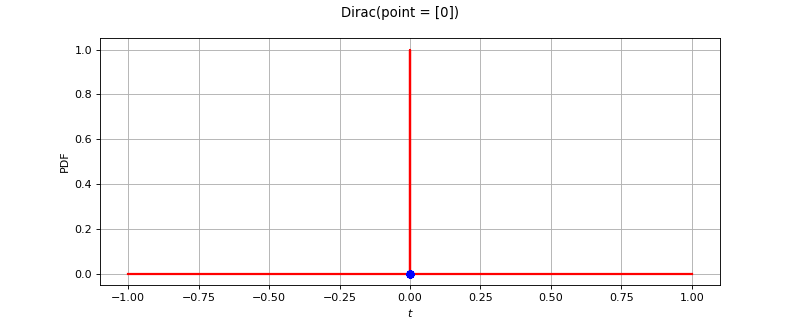

Write the Python code that produced this figure.
import openturns as ot
from matplotlib import pyplot as plt
from openturns.viewer import View
ot.RandomGenerator.SetSeed(0)
factory = ot.DiracFactory()
ref = factory.build()
dimension = ref.getDimension()
if dimension <= 2:
    sample = ref.getSample(50)
    distribution = factory.build(sample)
    if dimension == 1:
        distribution.setDescription(['$t$'])
        pdf_graph = distribution.drawPDF(256)
        cloud = ot.Cloud(sample, ot.Sample(sample.getSize(), 1))
        cloud.setColor('blue')
        cloud.setPointStyle('fcircle')
        pdf_graph.add(cloud)
        fig = plt.figure(figsize=(10, 4))
        plt.suptitle(str(distribution))
        pdf_axis = fig.add_subplot(111)
        View(pdf_graph, figure=fig, axes=[pdf_axis], add_legend=False)
    else:
        sample = ref.getSample(500)
        distribution.setDescription(['$t_0$', '$t_1$'])
        pdf_graph = distribution.drawPDF([256]*2)
        cloud = ot.Cloud(sample)
        cloud.setColor('red')
        cloud.setPointStyle('fcircle')
        pdf_graph.add(cloud)
        fig = plt.figure(figsize=(10, 4))
        plt.suptitle(str(distribution))
        pdf_axis = fig.add_subplot(111)
        View(pdf_graph, figure=fig, axes=[pdf_axis], add_legend=False)
